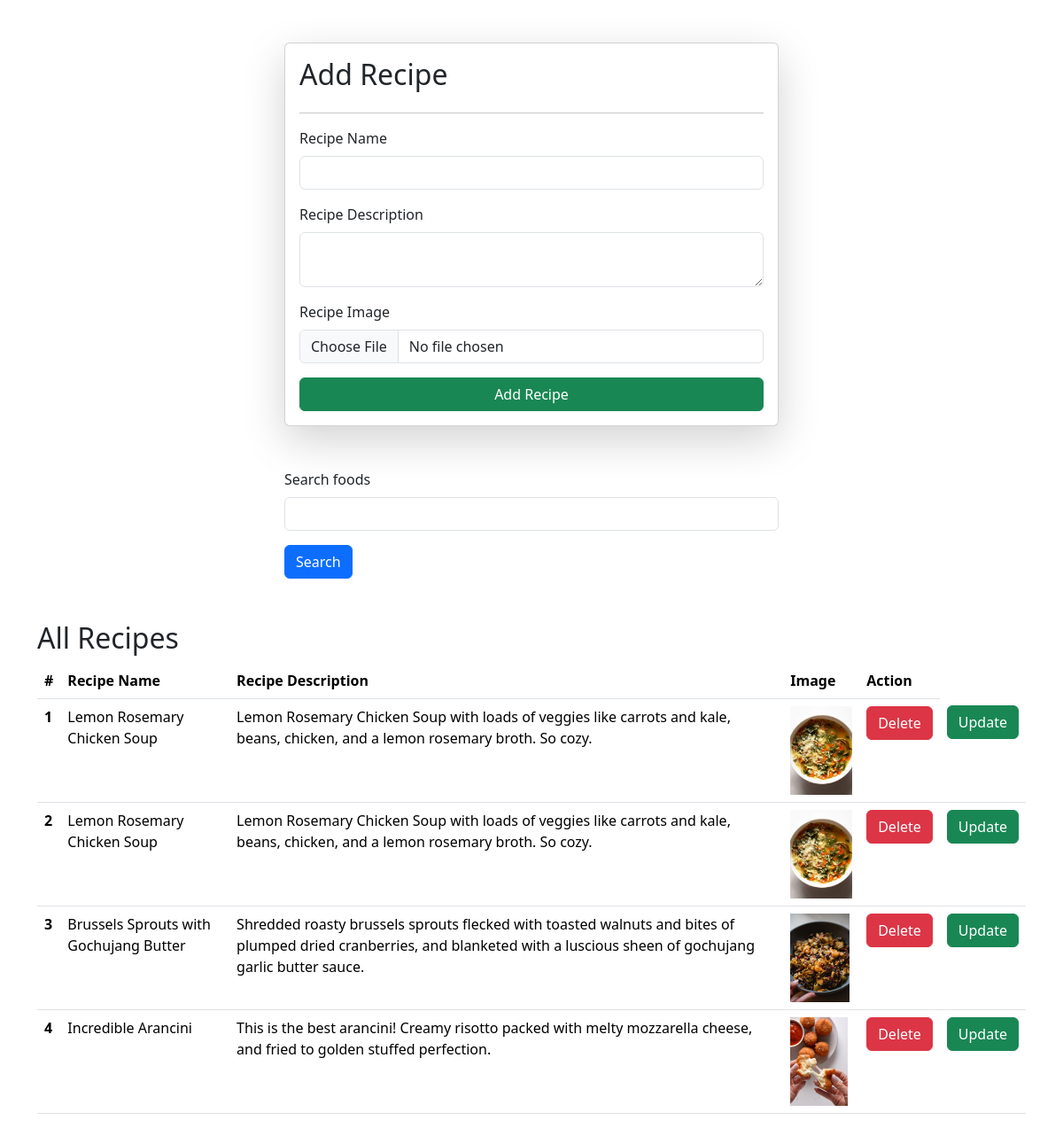
/vege/receipes/, run on an earlier commit of the app's database.
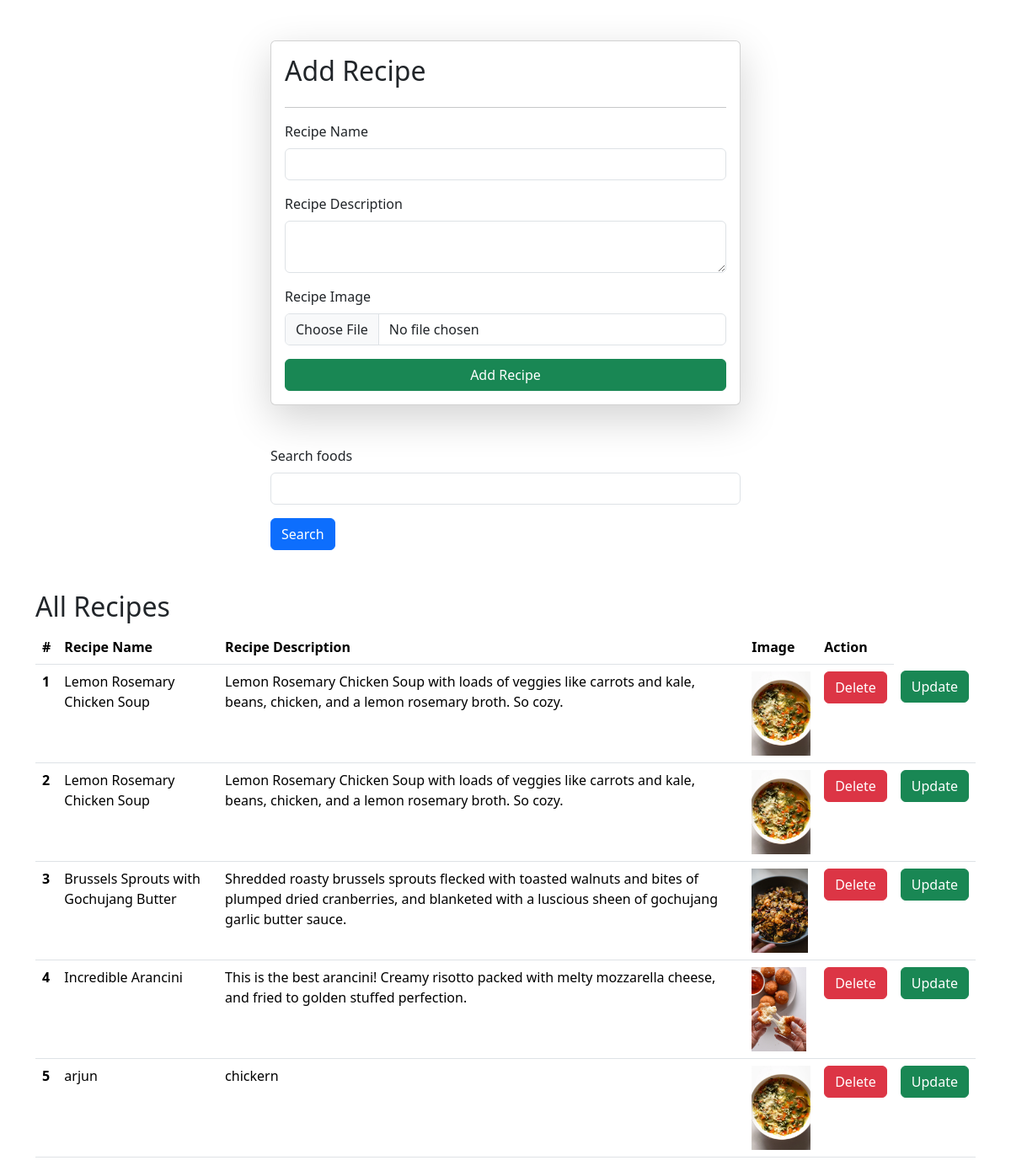
And on a later commit of the database.
### vege/models.py (models this page shows)
class Reciepe(models.Model):
    receipe_name=models.CharField(max_length=100)
    receipe_description=models.TextField()
    receipe_image=models.ImageField(upload_to="receipe/")

### vege/views.py (the view, shortened to what this page needs)
# urls.py: path('receipes/', views.receipes, name="receipes"),  # Matches /receipes/
def receipes(request):
    queryset = Reciepe.objects.all()
    if request.GET.get('search'):
        print(request.GET.get('search'))
        queryset=queryset.filter(receipe_name__icontains=request.GET.get('search'))
    context = {'receipes': queryset}
    return render(request, "receipes.html", context)

### vege/templates/receipes.html (shortened to what this page needs)
{% extends "vege_base.html" %}
{% block content %}
    <div class="container mt-5">
        <form class="col-6 mx-auto card p-3 shadow-lg" method="post" enctype="multipart/form-data">
            <h2>Add Recipe</h2>
            <hr>
            <div class="mb-3">
                <label for="exampleInputEmail1" class="form-label">Recipe Name</label>
                <input name="receipe_name" type="text" class="form-control" required>
            </div>
            <div class="mb-3">
                <label for="exampleInputPassword1" class="form-label">Recipe Description</label>
                <textarea class="form-control" name="receipe_description" required></textarea>
            </div>
            <div class="mb-3">
                <label for="exampleInputPassword1" class="form-label">Recipe Image</label>
                <input name="receipe_image" type="file" class="form-control">
            </div>
            <button type="submit" class="btn btn-success">Add Recipe</button>
        </form>
        <div class="mt-5">
          <div class="mx-auto col-6">
            <form>
            <div class="mb-3">
              <label for="exampleInputEmail1" class="form-label">Search foods</label>
              <input name="search" type="text" class="form-control">
          </div>
          <button type="submit" class="btn btn-primary">Search</button>
        </form>
          </div>
        </div>
        <h2 class="mt-5">All Recipes</h2>
        <table class="table">
            <thead>
                <tr>
                    <th scope="col">#</th>
                    <th scope="col">Recipe Name</th>
                    <th scope="col">Recipe Description</th>
                    <th scope="col">Image</th>
                    <th scope="col">Action</th>
                </tr>
            </thead>
            <tbody>
                {% for receipe in receipes %}
                <tr>
                    <th scope="row">{{ forloop.counter }}</th>
                    <td>{{ receipe.receipe_name }}</td>
                    <td>{{ receipe.receipe_description }}</td>
                    <td>
                        <img src="{{ receipe.receipe_image.url }}" alt="Recipe Image" style="height: 100px;">
                    </td>
                    <td>
                        <a href="{% url 'delete_receipe' receipe.id %}" class="btn btn-danger">Delete</a>
                    </td>
                    <td>
                      <a href="{% url 'update_receipe' receipe.id %}" class="btn btn-success">Update</a>
                  </td>
                </tr>
                {% empty %}
                <tr>
                    <td colspan="5">No recipes available</td>
                </tr>
                {% endfor %}
            </tbody>
        </table>
    </div>
{% endblock %}

### vege/templates/vege_base.html (shortened to what this page needs)
<!DOCTYPE html>
<html lang="en">
<head>
    <link href="https://cdn.jsdelivr.net/npm/bootstrap@5.3.3/dist/css/bootstrap.min.css" rel="stylesheet">
</head>
<body>
    {% block content %}
    {% endblock %}
</body>
</html>

What changed in the data, as far as the page shows it:
added Reciepe: receipe_name "arjun", receipe_description "chickern", receipe_image (picture)
